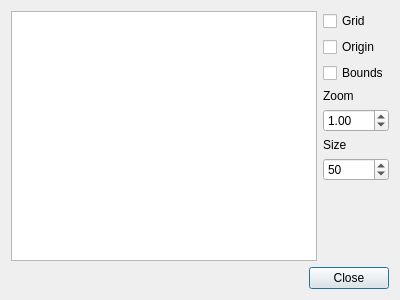
<?xml version="1.0" encoding="UTF-8"?>
<ui version="4.0">
 <class>DrawingTestDialog</class>
 <widget class="QDialog" name="DrawingTestDialog">
  <property name="geometry">
   <rect>
    <x>0</x>
    <y>0</y>
    <width>400</width>
    <height>300</height>
   </rect>
  </property>
  <property name="windowTitle">
   <string>Dialog</string>
  </property>
  <layout class="QVBoxLayout" name="verticalLayout_2">
   <item>
    <layout class="QHBoxLayout" name="horizontalLayout">
     <item>
      <widget class="QGraphicsView" name="view"/>
     </item>
     <item>
      <layout class="QVBoxLayout" name="verticalLayout_4">
       <item>
        <widget class="QCheckBox" name="drawGrid">
         <property name="text">
          <string>Grid</string>
         </property>
        </widget>
       </item>
       <item>
        <widget class="QCheckBox" name="drawOrigin">
         <property name="text">
          <string>Origin</string>
         </property>
        </widget>
       </item>
       <item>
        <widget class="QCheckBox" name="drawBounds">
         <property name="text">
          <string>Bounds</string>
         </property>
        </widget>
       </item>
       <item>
        <widget class="QLabel" name="label">
         <property name="text">
          <string>Zoom</string>
         </property>
        </widget>
       </item>
       <item>
        <widget class="QDoubleSpinBox" name="zoom">
         <property name="minimum">
          <double>0.100000000000000</double>
         </property>
         <property name="singleStep">
          <double>0.200000000000000</double>
         </property>
         <property name="value">
          <double>1.000000000000000</double>
         </property>
        </widget>
       </item>
       <item>
        <widget class="QLabel" name="label_2">
         <property name="text">
          <string>Size</string>
         </property>
        </widget>
       </item>
       <item>
        <widget class="QSpinBox" name="size">
         <property name="maximum">
          <number>300</number>
         </property>
         <property name="value">
          <number>50</number>
         </property>
        </widget>
       </item>
       <item>
        <spacer name="verticalSpacer">
         <property name="orientation">
          <enum>Qt::Vertical</enum>
         </property>
         <property name="sizeHint" stdset="0">
          <size>
           <width>20</width>
           <height>40</height>
          </size>
         </property>
        </spacer>
       </item>
      </layout>
     </item>
    </layout>
   </item>
   <item>
    <widget class="QDialogButtonBox" name="buttonBox">
     <property name="orientation">
      <enum>Qt::Horizontal</enum>
     </property>
     <property name="standardButtons">
      <set>QDialogButtonBox::Close</set>
     </property>
    </widget>
   </item>
  </layout>
 </widget>
 <resources/>
 <connections>
  <connection>
   <sender>buttonBox</sender>
   <signal>accepted()</signal>
   <receiver>DrawingTestDialog</receiver>
   <slot>accept()</slot>
   <hints>
    <hint type="sourcelabel">
     <x>227</x>
     <y>281</y>
    </hint>
    <hint type="destinationlabel">
     <x>157</x>
     <y>274</y>
    </hint>
   </hints>
  </connection>
  <connection>
   <sender>buttonBox</sender>
   <signal>rejected()</signal>
   <receiver>DrawingTestDialog</receiver>
   <slot>reject()</slot>
   <hints>
    <hint type="sourcelabel">
     <x>295</x>
     <y>287</y>
    </hint>
    <hint type="destinationlabel">
     <x>286</x>
     <y>274</y>
    </hint>
   </hints>
  </connection>
  <connection>
   <sender>drawGrid</sender>
   <signal>stateChanged(int)</signal>
   <receiver>DrawingTestDialog</receiver>
   <slot>redraw()</slot>
   <hints>
    <hint type="sourcelabel">
     <x>360</x>
     <y>21</y>
    </hint>
    <hint type="destinationlabel">
     <x>334</x>
     <y>38</y>
    </hint>
   </hints>
  </connection>
  <connection>
   <sender>drawOrigin</sender>
   <signal>stateChanged(int)</signal>
   <receiver>DrawingTestDialog</receiver>
   <slot>redraw()</slot>
   <hints>
    <hint type="sourcelabel">
     <x>357</x>
     <y>51</y>
    </hint>
    <hint type="destinationlabel">
     <x>393</x>
     <y>73</y>
    </hint>
   </hints>
  </connection>
  <connection>
   <sender>zoom</sender>
   <signal>valueChanged(double)</signal>
   <receiver>DrawingTestDialog</receiver>
   <slot>redraw()</slot>
   <hints>
    <hint type="sourcelabel">
     <x>388</x>
     <y>127</y>
    </hint>
    <hint type="destinationlabel">
     <x>393</x>
     <y>113</y>
    </hint>
   </hints>
  </connection>
  <connection>
   <sender>size</sender>
   <signal>valueChanged(int)</signal>
   <receiver>DrawingTestDialog</receiver>
   <slot>redraw()</slot>
   <hints>
    <hint type="sourcelabel">
     <x>388</x>
     <y>175</y>
    </hint>
    <hint type="destinationlabel">
     <x>392</x>
     <y>174</y>
    </hint>
   </hints>
  </connection>
  <connection>
   <sender>drawBounds</sender>
   <signal>stateChanged(int)</signal>
   <receiver>DrawingTestDialog</receiver>
   <slot>redraw()</slot>
   <hints>
    <hint type="sourcelabel">
     <x>334</x>
     <y>70</y>
    </hint>
    <hint type="destinationlabel">
     <x>355</x>
     <y>200</y>
    </hint>
   </hints>
  </connection>
 </connections>
 <slots>
  <slot>redraw()</slot>
 </slots>
</ui>
